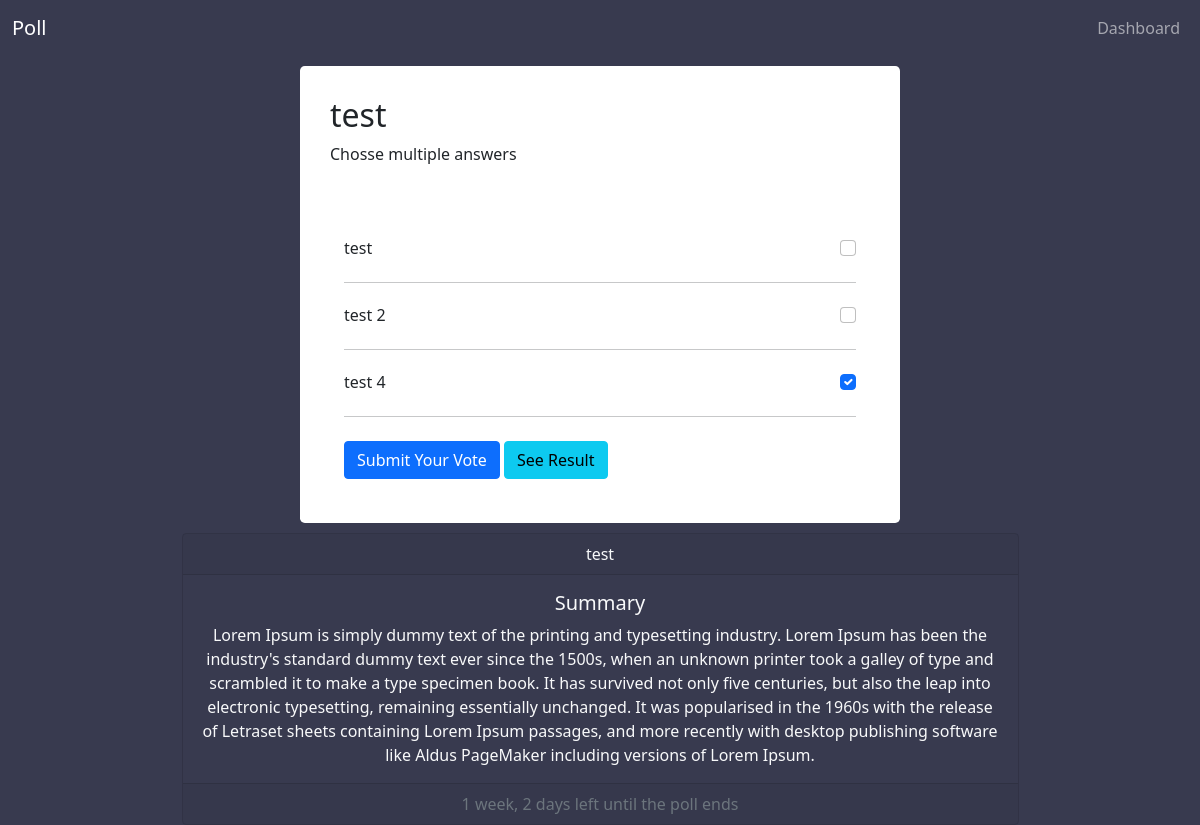
Screenshot of /vote/test-33/ (signed in) with the database file from the repository.
### poll/models.py (models this page shows, shortened)
class Poll(models.Model):
    author = models.ForeignKey(User, on_delete=models.CASCADE, null=True, blank=True)
    question = models.TextField(max_length=500)
    title = models.CharField(max_length=150, null=True, blank=True)
    summary = models.TextField(max_length=1000, null=True, blank=True)
    image = models.ImageField(null=True, blank=True, upload_to='poll_images')
    hide_results = models.BooleanField(default=False, choices=result_choices)
    multiple_answers = models.BooleanField(default=False, choices=multiple_answers_choices)
    views = models.IntegerField(default=0)
    created_at = models.DateTimeField(auto_now=True)
    start_at = models.DateTimeField(default=now)
    end_at = models.DateTimeField(null=True, blank=True)
    slug = models.SlugField(unique=True)
    status = models.BooleanField(default=True, choices=stats_choices)
    def __str__(self):
        return self.question

class Answer(models.Model):
    poll_question = models.ForeignKey(Poll, on_delete=models.CASCADE, related_name='answer')
    answer = models.CharField(max_length=300, null=True, blank=True)
    image = models.ImageField(null=True, blank=True, upload_to='answers_images')
    status = models.BooleanField(default=True)
    def __str__(self):
        return self.answer

### poll/views.py (the view)
# urls.py: path('vote/<slug:slug>/', PollDetailView.as_view(), name='vote'),
class PollDetailView(DetailView):
    model = Poll
    template_name = 'poll/voting.html'
    context_template_name = 'poll'
    def get(self, request, *args, **kwargs):
        poll = self.get_object()
        if poll.end_at and poll.end_at < now():
            messages.info(request, "this poll is end")
            if not poll.hide_results:
                return redirect('result', slug=poll.slug)
        return super().get(request, *args, **kwargs)
    def get_context_data(self, **args):
        context = super().get_context_data(**args)
        poll = self.get_object()
        context['poll_is_end'] = True if poll.end_at and poll.end_at < now() else False
        checked_answers = []
        answers = poll.answer.all()
        for answer in answers:
            for vote in answer.votes.all():
                if vote.user == self.request.user or vote.ip == get_client_ip():
                    checked_answers.append(vote.answer)
        context['checked_answers'] = checked_answers
        return context

### poll/templates/poll/voting.html (shortened to what this page needs)
{% extends 'poll/base.html' %}
{% block content %}
  <div class="form-container rounded-3 vote">
    {% if poll.status and not poll_is_end %}
      <div class="voting-form-header">
        <h2>{{poll.question}}</h2>
        <p>
          {% if poll.multiple_answers %}
            Chosse multiple answers
          {% else %}
            Chosse one of these option
          {% endif %}
        </p>
      </div>
      <form action="{% url 'add-vote' %}" method='POST' class="poll-form p-4">
          {% for answer in poll.answer.all %}
          <div class="form-check p-0">
            <label class="fform-check-label" for="{{answer.id}}">
                {{ answer }}
                <input class="form-check-input" type=
                {% if poll.multiple_answers %}
                  'checkbox'
                {% else %}
                  "radio"
                {% endif %}
                {% if answer in checked_answers %}
                  checked
                {% endif %}
                  name="answer" id="{{answer.id}}" value="{{answer.id}}">
                </label>
          </div>
          <hr>
          {% endfor %}
          <input class="btn btn-primary mt-4" type="submit" value="Submit Your Vote">
          {% if not poll.hide_results %}
            <a href="{% url 'result' poll.slug %}" class="btn btn-info mt-4">See Result</a>
          {% endif %}
      </form>
    {% endif %}
  </div>
  <div class="container">
    <div class="card bg-transparent text-light text-center w-75 m-auto">
      {% if poll.title %}
        <div class="card-header">
          {{poll.title}}
        </div>
      {% endif %}
      {%  if poll.summary %}
        <div class="card-body">
          <h5 class="card-title">Summary</h5>
          <p class="card-text">{{poll.summary}}</p>
        </div>
      {% endif %}
      {%  if poll.end_at %}
        <div class="card-footer text-muted">
          {{poll.end_at|timeuntil}} left until the poll ends
        </div>
      {% endif %}
    </div>
  </div>
{% endblock content %}

### static/css/poll.css (style rules this page uses)
.form-container { width: 600px; margin: 10px auto; background-color: white; }
body { background-color: #383a4f; }
.vote { padding: 20px; }
label.fform-check-label { display: flex; justify-content: space-between; cursor: pointer; padding: 20px 0; flex-wrap: wrap; }
.poll-form hr { margin: 0; }
.form-container .voting-form-header { padding: 10px }

### rows the page displays
Poll: question "test", multiple_answers "☑", title "test", summary "Lorem Ipsum is simply dummy text of the printing and typesetting industry. Lorem Ipsum has been the industry's standard dummy text ever since the 1500s, when an unknown printer took a galley of type and scrambled it to make a type specimen book. It has survived not only five centuries, but also the leap into electronic typesetting, remaining essentially unchanged. It was popularised in the 1960s with the release of Letraset sheets containing Lorem Ipsum passages, and more recently with desktop publishing software like Aldus PageMaker including versions of Lorem Ipsum.", end_at "1 week, 2 days"
Answer: answer "test"
Answer: answer "test 2"
Answer: answer "test 4"
